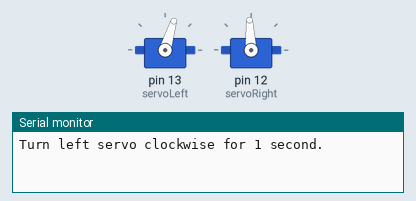
Simulated run of this sketch. Board: Arduino Uno, built with avr-gcc and run on an emulated ATmega328P. On the bench: 2 × servo, the last lines printed to the serial monitor.

Above: at 0.05 s.
At 3.0 s:
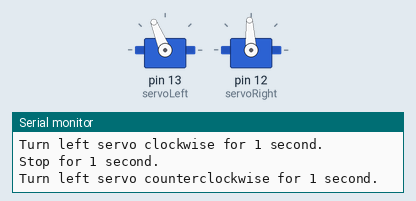
At 6.05 s:
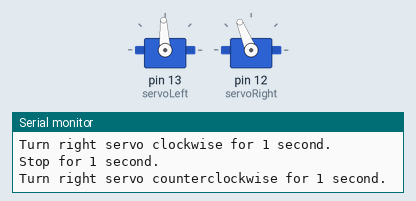
At 12.0 s:
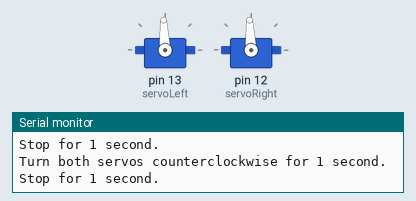
Timing chart, 0 to 15.6 s (numbered marks = the images above):
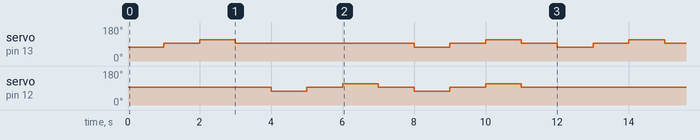

The sketch:

Assignment8_Controlling_Servos.ino
```cpp
#include <Servo.h>

Servo servoLeft;
Servo servoRight;

void setup()
{
  // put your setup code here, to run once:
  Serial.begin(9600);
  //Attaches servo motors to corresponding I/O pins
  servoLeft.attach(13);
  servoRight.attach(12);
}


void loop()
{
//Tells the left servo to move in a clockwise rotation

  servoLeft.writeMicroseconds(1300);
  servoRight.writeMicroseconds(1500);
  Serial.println("Turn left servo clockwise for 1 second.");

  delay(1000);

  //Tells the servos to stop
  servoLeft.writeMicroseconds(1500);
  servoRight.writeMicroseconds(1500);
  Serial.println("Stop for 1 second.");

  delay(1000);
  //Tells left servo to turn counterclockwise
  servoLeft.writeMicroseconds(1700);
  servoRight.writeMicroseconds(1500);
  Serial.println("Turn left servo counterclockwise for 1 second.");

  delay(1000);
  //Tells the servos to stop
  servoLeft.writeMicroseconds(1500);
  servoRight.writeMicroseconds(1500);
  Serial.println("Stop for 1 second.");

  delay(1000);
  //turn right servo cw
  servoLeft.writeMicroseconds(1500);
  servoRight.writeMicroseconds(1300);
  Serial.println("Turn right servo clockwise for 1 second.");

  delay(1000);
  //Tells the servos to stop
  servoLeft.writeMicroseconds(1500);
  servoRight.writeMicroseconds(1500);
  Serial.println("Stop for 1 second.");

  delay(1000);
  //Turns right servo ccw
  servoLeft.writeMicroseconds(1500);
  servoRight.writeMicroseconds(1700);
  Serial.println("Turn right servo counterclockwise for 1 second.");

  delay(1000);
  //Tells the servos to stop
  servoLeft.writeMicroseconds(1500);
  servoRight.writeMicroseconds(1500);
  Serial.println("Stop for 1 second.");

  delay(1000);
  //Turns both servos cw
  servoLeft.writeMicroseconds(1300);
  servoRight.writeMicroseconds(1300);
  Serial.println("Turn both servos clockwise for 1 second.");

  delay(1000);
  //Tells the servos to stop
  servoLeft.writeMicroseconds(1500);
  servoRight.writeMicroseconds(1500);
  Serial.println("Stop for 1 second.");

  delay(1000);
  //turns both servos ccw
  servoLeft.writeMicroseconds(1700);
  servoRight.writeMicroseconds(1700);
  Serial.println("Turn both servos counterclockwise for 1 second.");

  delay(1000);
  //Tells the servos to stop
  servoLeft.writeMicroseconds(1500);
  servoRight.writeMicroseconds(1500);
  Serial.println("Stop for 1 second.\n");

  delay(1000);
}
```

Measured:
- by itself, servo on pin 13 (servoLeft): repeats every 12.0 s: 112° 1.0 s, 93° 5.0 s, 73° 1.0 s, 93° 1.0 s, 112° 1.0 s, 93° 1.0 s, 73° 1.0 s, 93° 1.0 s
- by itself, servo on pin 12 (servoRight): repeats every 12.0 s: 93° 1.0 s, 112° 1.0 s, 93° 1.0 s, 73° 1.0 s, 93° 1.0 s, 112° 1.0 s, 93° 5.0 s, 73° 1.0 s
